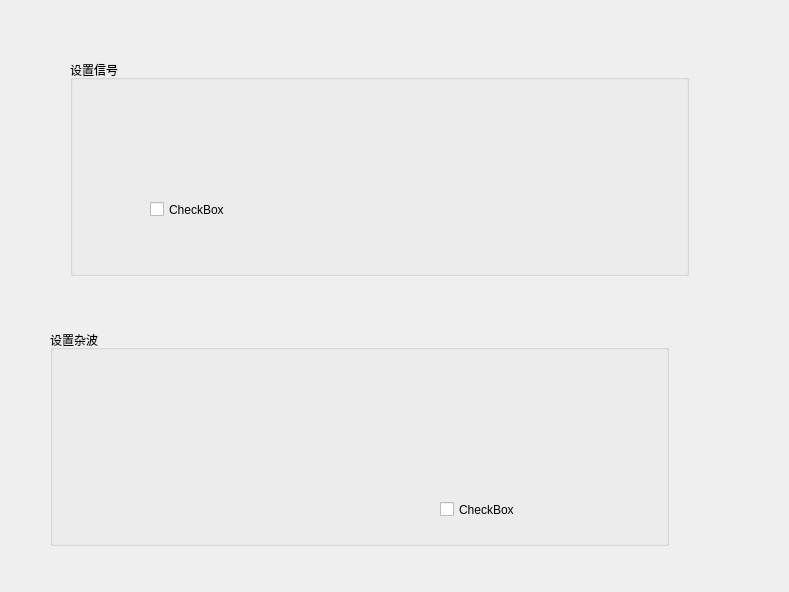
<?xml version="1.0" encoding="UTF-8"?>
<ui version="4.0">
 <class>Form</class>
 <widget class="QWidget" name="Form">
  <property name="geometry">
   <rect>
    <x>0</x>
    <y>0</y>
    <width>789</width>
    <height>592</height>
   </rect>
  </property>
  <property name="windowTitle">
   <string>Form</string>
  </property>
  <widget class="QGroupBox" name="SetSignal">
   <property name="geometry">
    <rect>
     <x>70</x>
     <y>60</y>
     <width>619</width>
     <height>216</height>
    </rect>
   </property>
   <property name="title">
    <string>设置信号</string>
   </property>
   <widget class="QCheckBox" name="checkBox">
    <property name="geometry">
     <rect>
      <x>80</x>
      <y>140</y>
      <width>91</width>
      <height>19</height>
     </rect>
    </property>
    <property name="text">
     <string>CheckBox</string>
    </property>
   </widget>
  </widget>
  <widget class="QGroupBox" name="SetNoise">
   <property name="geometry">
    <rect>
     <x>50</x>
     <y>330</y>
     <width>619</width>
     <height>216</height>
    </rect>
   </property>
   <property name="title">
    <string>设置杂波</string>
   </property>
   <widget class="QCheckBox" name="checkBox_2">
    <property name="geometry">
     <rect>
      <x>390</x>
      <y>170</y>
      <width>91</width>
      <height>19</height>
     </rect>
    </property>
    <property name="text">
     <string>CheckBox</string>
    </property>
   </widget>
  </widget>
 </widget>
 <resources/>
 <connections/>
</ui>
